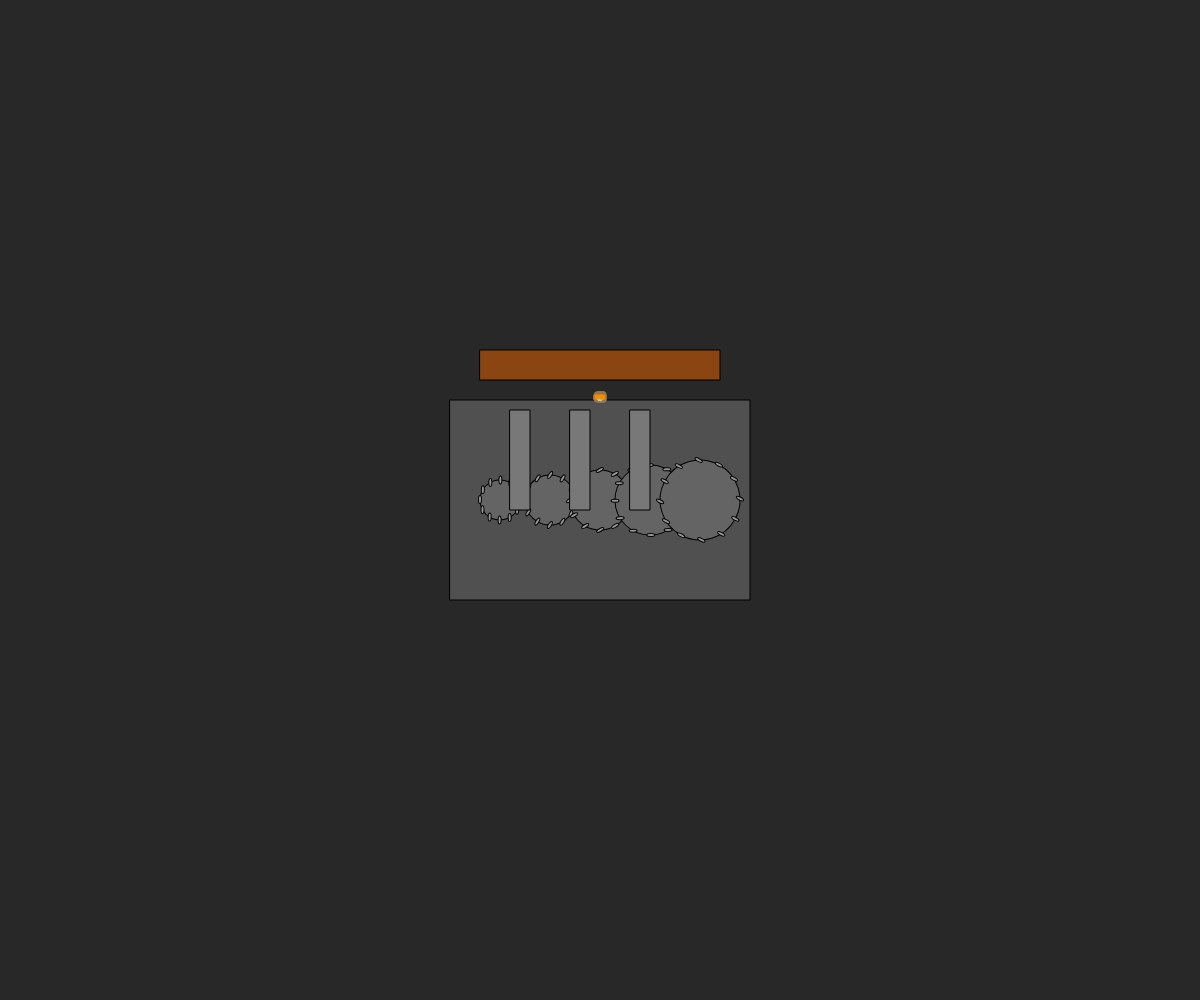
Frame 1 (no input)
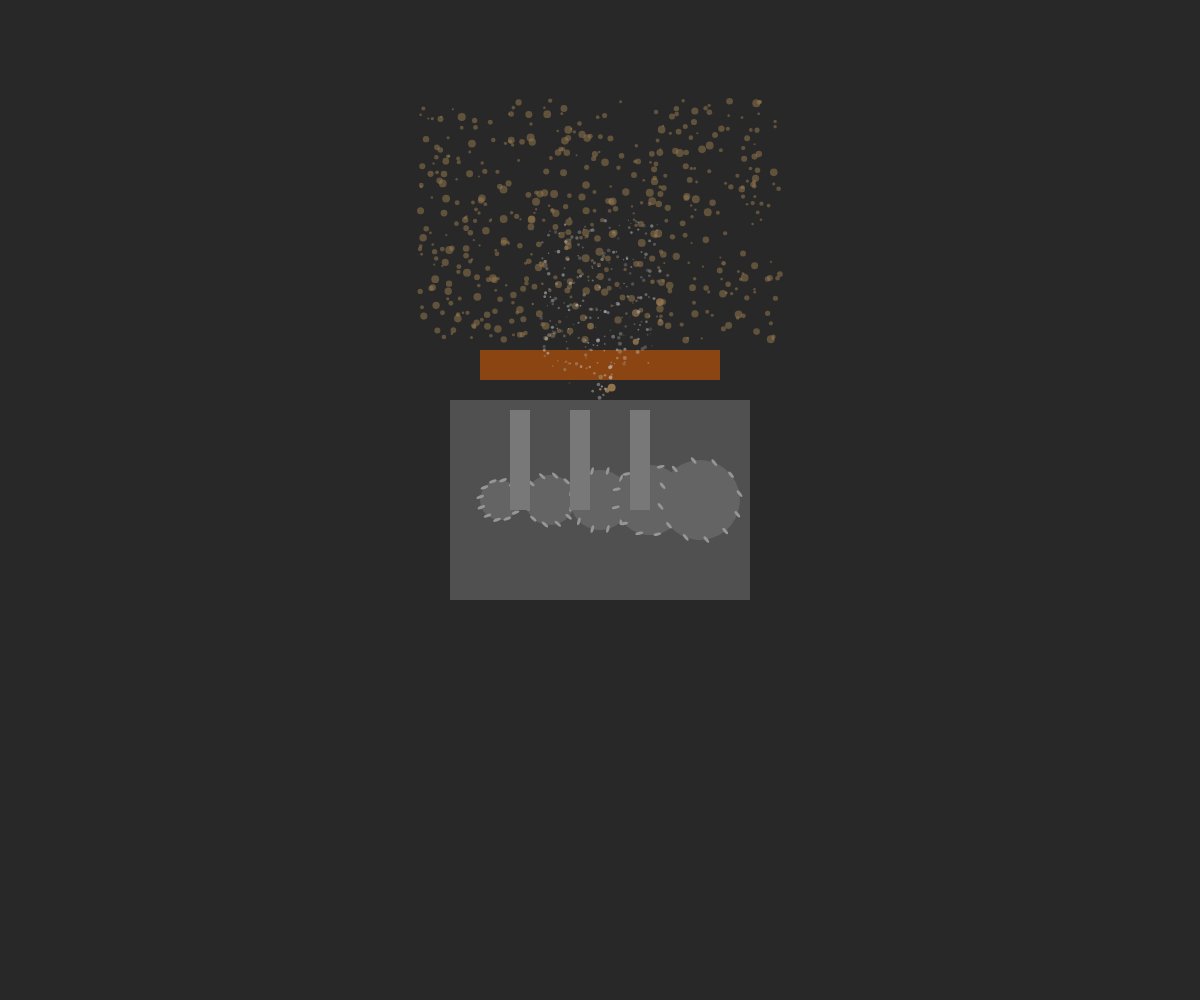
Frame 60 (no input)
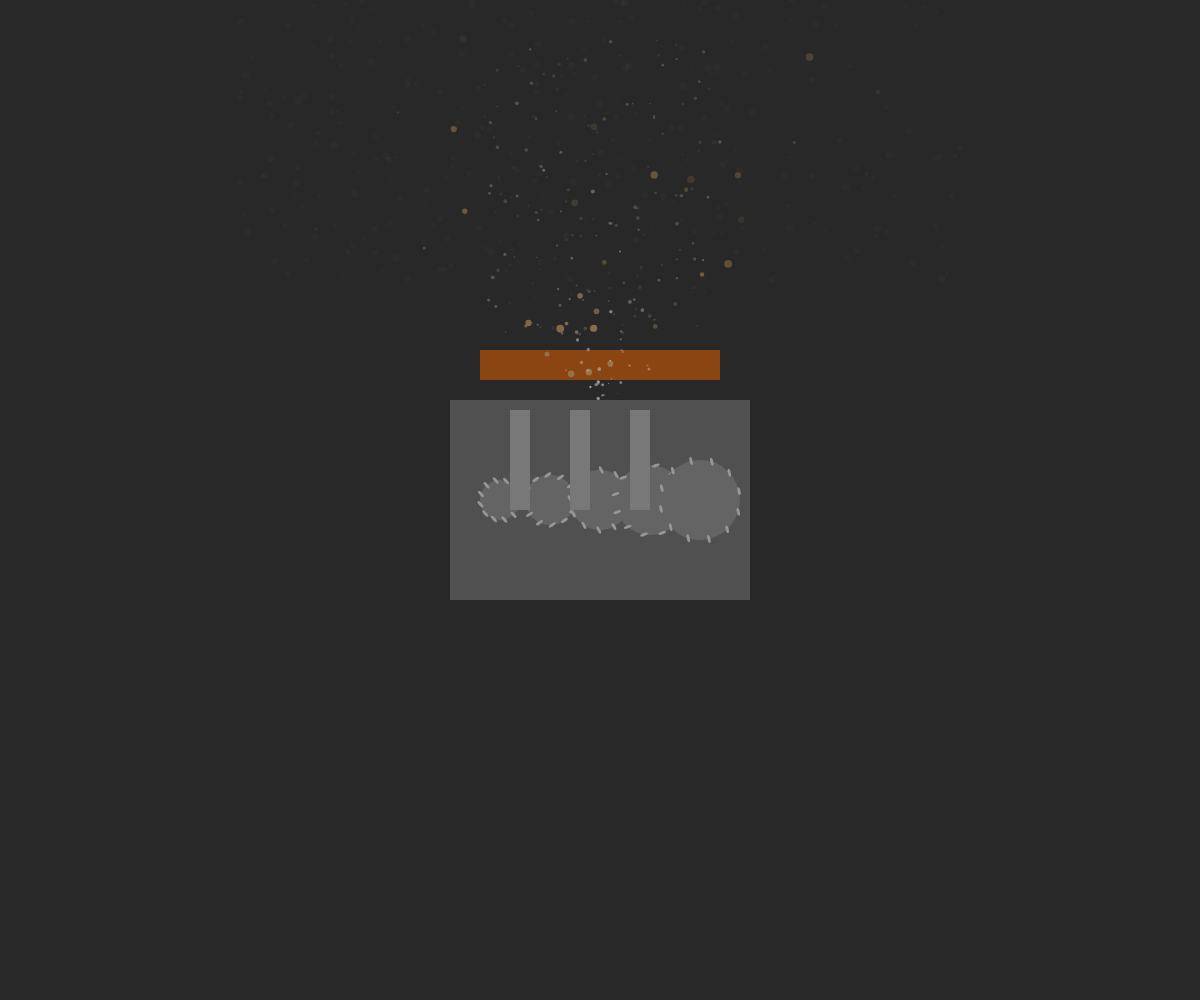
Frame 120 (the mouse pressed at the canvas centre since frame 60)

The p5.js sketch that drew these frames (run headless with seeded random() and noise() and a simulated clock; from frame 60 on, the mouse is pressed at the canvas centre):

// p5.js sketch
// ── sketch.js
let shredder, debris = [];
let steamParticles = [];
let sparks = [];

function setup() {
  createCanvas(windowWidth, windowHeight);
  // Initialize shredder with gears and plates
  shredder = {
    x: width / 2,
    y: height / 2,
    width: 300,
    height: 200,
    gears: [],
    plates: []
  };

  // Create gears
  for (let i = 0; i < 5; i++) {
    shredder.gears.push({
      x: shredder.x - 100 + i * 50,
      y: shredder.y,
      radius: 20 + i * 5,
      rotation: i * 0.5,
      speed: 0.02 + i * 0.01
    });
  }

  // Create plates
  for (let i = 0; i < 3; i++) {
    shredder.plates.push({
      x: shredder.x - 80 + i * 60,
      y: shredder.y - 40,
      width: 20,
      height: 100
    });
  }

  // Initialize debris particles
  for (let i = 0; i < 500; i++) {
    debris.push({
      x: shredder.x,
      y: shredder.y - 100,
      size: random(2, 8),
      speedX: random(-3, 3),
      speedY: random(-5, -1),
      life: 255
    });
  }

  // Initialize steam particles
  for (let i = 0; i < 200; i++) {
    steamParticles.push({
      x: shredder.x,
      y: shredder.y - 100,
      size: random(1, 4),
      speedX: random(-1, 1),
      speedY: random(-3, -0.5),
      life: random(100, 200)
    });
  }

  // Initialize sparks
  for (let i = 0; i < 300; i++) {
    sparks.push({
      x: shredder.x,
      y: shredder.y - 100,
      size: random(1, 3),
      speedX: random(-5, 5),
      speedY: random(-5, -1),
      life: random(20, 60)
    });
  }
}

function draw() {
  background(40);

  // Draw book stack
  fill(139, 69, 19);
  rect(width / 2 - 120, height / 2 - 150, 240, 30);

  // Draw shredder body
  fill(80);
  rect(shredder.x - shredder.width / 2, shredder.y - shredder.height / 2,
       shredder.width, shredder.height);

  // Draw gears
  for (let gear of shredder.gears) {
    gear.rotation += gear.speed;
    push();
    translate(gear.x, gear.y);
    rotate(gear.rotation);
    fill(100);
    ellipse(0, 0, gear.radius * 2);
    
    // Gear teeth
    for (let i = 0; i < 12; i++) {
      let angle = TWO_PI / 12 * i;
      let x = cos(angle) * gear.radius;
      let y = sin(angle) * gear.radius;
      fill(150);
      ellipse(x, y, 3, 8);
    }
    pop();
  }

  // Draw plates
  for (let plate of shredder.plates) {
    fill(120);
    rect(plate.x - plate.width / 2, plate.y - plate.height / 2,
         plate.width, plate.height);
  }

  // Update and draw debris
  for (let i = debris.length - 1; i >= 0; i--) {
    let d = debris[i];
    d.x += d.speedX;
    d.y += d.speedY;
    d.life -= 2;

    if (d.life <= 0) {
      debris.splice(i, 1);
      continue;
    }

    fill(150, 120, 80, d.life);
    noStroke();
    ellipse(d.x, d.y, d.size);
  }

  // Update and draw steam
  for (let i = steamParticles.length - 1; i >= 0; i--) {
    let s = steamParticles[i];
    s.x += s.speedX;
    s.y += s.speedY;
    s.life -= 1;

    if (s.life <= 0) {
      steamParticles.splice(i, 1);
      continue;
    }

    fill(200, 200, 200, s.life);
    noStroke();
    ellipse(s.x, s.y, s.size);
  }

  // Update and draw sparks
  for (let i = sparks.length - 1; i >= 0; i--) {
    let sp = sparks[i];
    sp.x += sp.speedX;
    sp.y += sp.speedY;
    sp.life -= 3;

    if (sp.life <= 0) {
      sparks.splice(i, 1);
      continue;
    }

    fill(255, 150, 0, sp.life);
    noStroke();
    ellipse(sp.x, sp.y, sp.size);
  }

  // Generate new debris from book
  if (frameCount % 3 === 0) {
    debris.push({
      x: shredder.x,
      y: shredder.y - 100,
      size: random(2, 8),
      speedX: random(-3, 3),
      speedY: random(-5, -1),
      life: 255
    });
  }

  // Generate new steam particles
  if (frameCount % 2 === 0) {
    steamParticles.push({
      x: shredder.x,
      y: shredder.y - 100,
      size: random(1, 4),
      speedX: random(-1, 1),
      speedY: random(-3, -0.5),
      life: random(100, 200)
    });
  }

  // Generate new sparks
  if (frameCount % 4 === 0) {
    sparks.push({
      x: shredder.x,
      y: shredder.y - 100,
      size: random(1, 3),
      speedX: random(-5, 5),
      speedY: random(-5, -1),
      life: random(20, 60)
    });
  }
}

function windowResized() {
  resizeCanvas(windowWidth, windowHeight);
}
